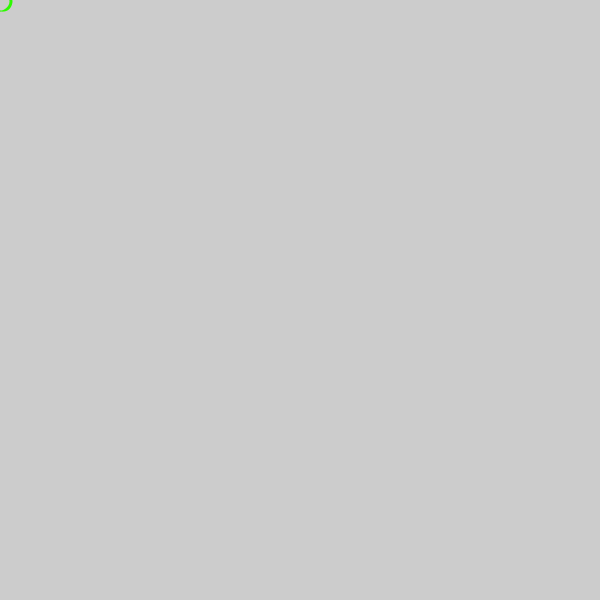
Frame 1 (no input)
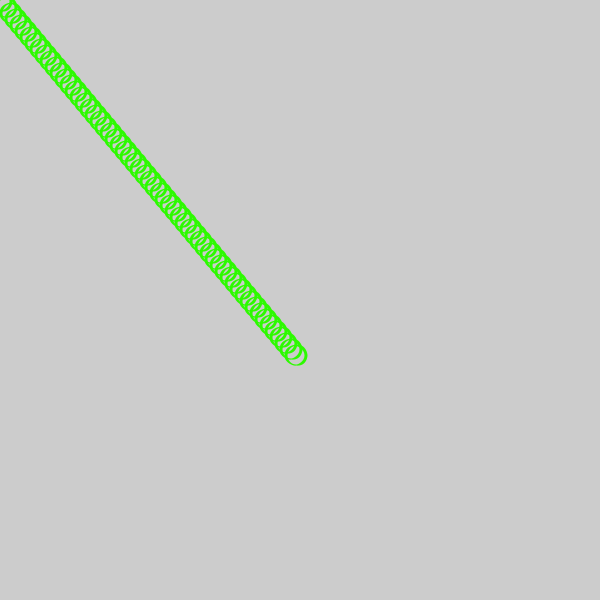
Frame 60 (the mouse pressed at the canvas centre just before this capture)
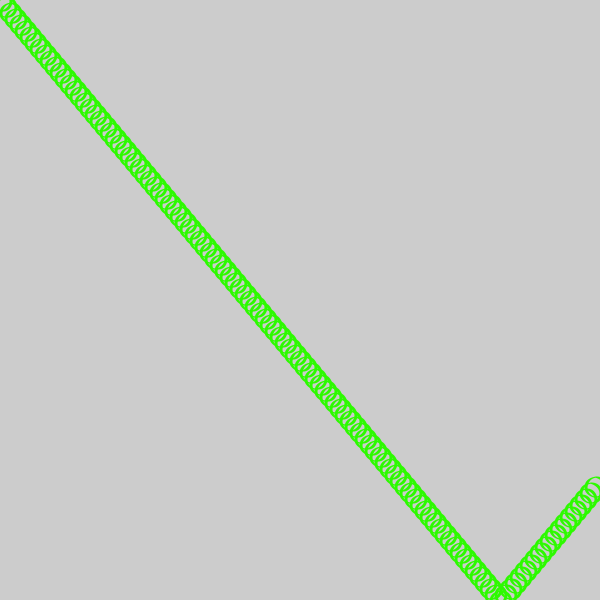
Frame 120 (the mouse held since frame 60 and released just before this capture)

The Processing sketch that drew these frames (run headless with seeded random() and noise(); from frame 60 on, the mouse is pressed at the canvas centre):

// Processing sketch: processing_90376
// ── processing_90376.pde

/*

It's Alive!!!
Make a circle that "breathes" using variables and loops.
*/

int xPos = 1;
int yPos = 1;
int xCount = 5;
int yCount = 2;

void setup(){
frameRate(50000);
  size(600,600);
  smooth();
}

void draw(){
 
  noFill();
  stroke(45,250,0);
  strokeWeight(20);
  ellipse(xPos,yPos,3,1);
  xPos = xPos + xCount; //index x pos by 1
  if(xPos >= 600 || xPos <= 0){
    xCount=-xCount; //reverse when you hit the far edge
  }
    yPos = yPos + round(yCount*2.9); //index x pos by 1
  if(yPos >= 600 || yPos <= 0){
    yCount=-yCount; //reverse when you hit the far edge
  }
}
